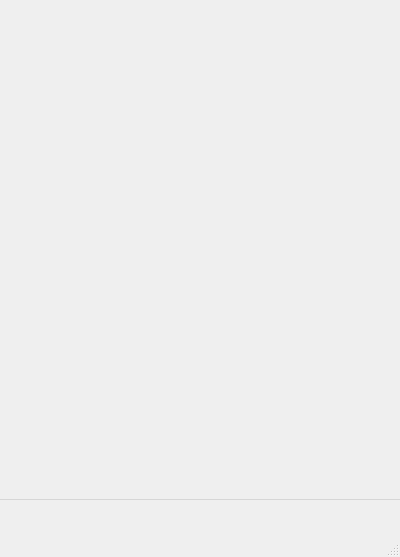
<?xml version="1.0" encoding="UTF-8"?>
<ui version="4.0">
 <class>MainWindow</class>
 <widget class="QMainWindow" name="MainWindow">
  <property name="geometry">
   <rect>
    <x>0</x>
    <y>0</y>
    <width>400</width>
    <height>557</height>
   </rect>
  </property>
  <property name="windowTitle">
   <string>MainWindow</string>
  </property>
  <widget class="QWidget" name="centralWidget"/>
  <widget class="QMenuBar" name="menuBar">
   <property name="geometry">
    <rect>
     <x>0</x>
     <y>0</y>
     <width>700</width>
     <height>500</height>
    </rect>
   </property>
   <property name="minimumSize">
    <size>
     <width>700</width>
     <height>500</height>
    </size>
   </property>
  </widget>
  <widget class="QStatusBar" name="statusBar"/>
 </widget>
 <layoutdefault spacing="6" margin="11"/>
 <resources/>
 <connections/>
</ui>
